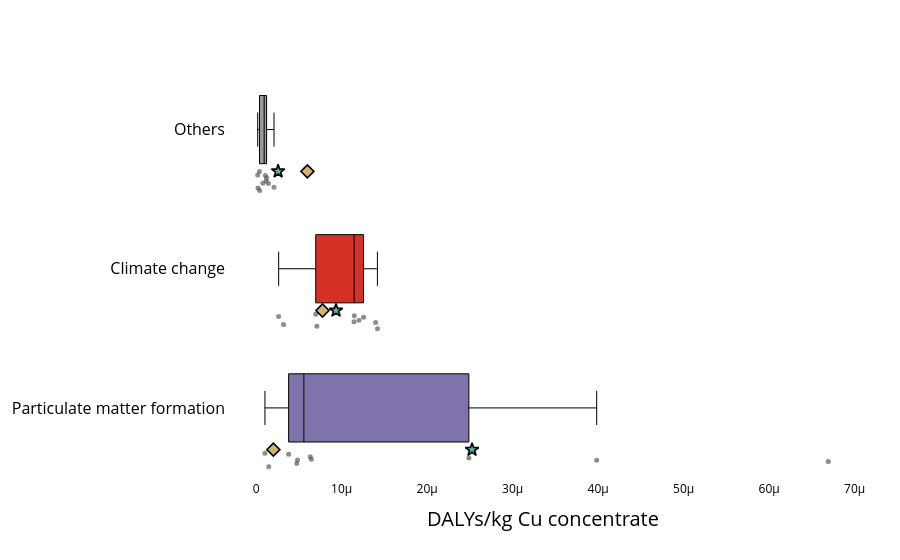

Write notebook code for a chart like this one.
### Code cell
plot_lcia_boxes_for_reference_product(
    df_hh_eiv,
    reference_product="Cu concentrate",
    yaxis_label="DALYs/kg Cu concentrate",
    title="",
    output_html="results/Damages/boxplot_hh_cu_eiv.html",
    output_image="results/Damages/boxplot_hh_cu_eiv",
    image_format="pdf",
)

plot_lcia_boxes_for_reference_product(
    df_hh_riv,
    reference_product="Cu concentrate",
    yaxis_label="DALYs/kg Cu concentrate",
    title="",
    output_html="results/Damages/boxplot_hh_cu_riv.html",
    output_image="results/Damages/boxplot_hh_cu_riv",
    image_format="pdf",
)

### Figure 1 — Plotly figure (JSON) as saved in the notebook; plotly's stock layout.template omitted (floating-point values rounded to 4 significant figures)
{"data": [{"boxpoints": "all", "fillcolor": "#8073ac", "hoverinfo": "text+x", "hovertext": ["Copper Mountain", "Gibraltar (Cu)", "Goldex (Cu)", "Highland Valley (Cu)", "Kidd Creek", "LaRonde (Cu)", "Mount Milligan", "Mount Polley", "New Afton", "Snow Lake (Cu)"], "jitter": 0.35, "line": {"color": "black", "width": 1}, "marker": {"color": "rgba(80,80,80,0.65)", "size": 5}, "orientation": "h", "showlegend": false, "x": [6.692e-05, 6.454e-06, 6.334e-06, 3.983e-05, 3.803e-06, 4.754e-06, 1.477e-06, 2.488e-05, 1.033e-06, 4.842e-06], "y": [0, 0, 0, 0, 0, 0, 0, 0, 0, 0], "type": "box"}, {"boxpoints": "all", "fillcolor": "#d73027", "hoverinfo": "text+x", "hovertext": ["Copper Mountain", "Gibraltar (Cu)", "Goldex (Cu)", "Highland Valley (Cu)", "Kidd Creek", "LaRonde (Cu)", "Mount Milligan", "Mount Polley", "New Afton", "Snow Lake (Cu)"], "jitter": 0.35, "line": {"color": "black", "width": 1}, "marker": {"color": "rgba(80,80,80,0.65)", "size": 5}, "orientation": "h", "showlegend": false, "x": [1.419e-05, 1.145e-05, 1.203e-05, 7.106e-06, 2.638e-06, 6.975e-06, 1.257e-05, 1.398e-05, 3.21e-06, 1.148e-05], "y": [1, 1, 1, 1, 1, 1, 1, 1, 1, 1], "type": "box"}, {"boxpoints": "all", "fillcolor": "#999999", "hoverinfo": "text+x", "hovertext": ["Copper Mountain", "Gibraltar (Cu)", "Goldex (Cu)", "Highland Valley (Cu)", "Kidd Creek", "LaRonde (Cu)", "Mount Milligan", "Mount Polley", "New Afton", "Snow Lake (Cu)"], "jitter": 0.35, "line": {"color": "black", "width": 1}, "marker": {"color": "rgba(80,80,80,0.65)", "size": 5}, "orientation": "h", "showlegend": false, "x": [1.09e-06, 1.175e-06, 1.44e-06, 3.938e-07, 1.867e-07, 4.178e-07, 2.093e-06, 1.228e-06, 2.229e-07, 7.969e-07], "y": [2, 2, 2, 2, 2, 2, 2, 2, 2, 2], "type": "box"}, {"marker": {"color": "rgba(0,0,0,0)", "line": {"color": "black", "width": 1.5}, "size": 16, "symbol": "square"}, "mode": "markers", "name": "MetalliCan range", "showlegend": false, "x": [null], "y": [null], "type": "scatter"}, {"marker": {"color": "rgba(80,80,80,0.7)", "size": 10, "symbol": "circle"}, "mode": "markers", "name": "MetalliCan sites", "showlegend": false, "x": [null], "y": [null], "type": "scatter"}, {"marker": {"color": "#d8b365", "line": {"color": "black", "width": 1.6}, "size": 10, "symbol": "diamond"}, "mode": "markers", "name": "Ecoinvent", "showlegend": false, "x": [7.766e-06, 5.998e-06, 2.02e-06], "y": [0.7, 1.7, -0.3], "type": "scatter"}, {"marker": {"color": "#5ab4ac", "line": {"color": "black", "width": 1.6}, "size": 10, "symbol": "star"}, "mode": "markers", "name": "Regioinvent", "showlegend": false, "x": [9.347e-06, 2.574e-06, 2.526e-05], "y": [0.7, 1.7, -0.3], "type": "scatter"}], "layout": {"yaxis": {"tickfont": {"size": 16, "color": "black"}, "tickmode": "array", "tickvals": [0, 1, 2], "ticktext": ["Particulate matter formation", "Climate change", "Others"], "automargin": true}, "xaxis": {"title": {"font": {"color": "black", "size": 20}, "text": "DALYs/kg Cu concentrate"}, "tickfont": {"color": "black"}, "showgrid": false}, "title": {"text": "", "x": 0.5}, "margin": {"l": 80, "r": 40, "t": 60, "b": 80}, "plot_bgcolor": "white", "paper_bgcolor": "white", "showlegend": false}}
